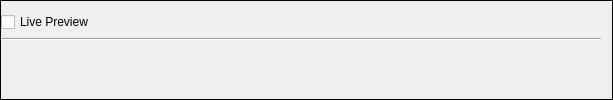
     <widget class="QFrame" name="f_preview_panel">
      <property name="enabled">
       <bool>true</bool>
      </property>
      <property name="sizePolicy">
       <sizepolicy hsizetype="Preferred" vsizetype="Preferred">
        <horstretch>0</horstretch>
        <verstretch>0</verstretch>
       </sizepolicy>
      </property>
      <property name="autoFillBackground">
       <bool>false</bool>
      </property>
      <property name="frameShape">
       <enum>QFrame::Panel</enum>
      </property>
      <layout class="QVBoxLayout" name="verticalLayout_2">
       <property name="leftMargin">
        <number>0</number>
       </property>
       <item>
        <layout class="QHBoxLayout" name="hl_image_preview">
         <item>
          <widget class="QCheckBox" name="cb_live_preview">
           <property name="text">
            <string>Live Preview</string>
           </property>
          </widget>
         </item>
        </layout>
       </item>
       <item>
        <widget class="Line" name="line_2">
         <property name="orientation">
          <enum>Qt::Horizontal</enum>
         </property>
        </widget>
       </item>
       <item>
        <widget class="QLabel" name="l_generated_image">
         <property name="sizePolicy">
          <sizepolicy hsizetype="MinimumExpanding" vsizetype="MinimumExpanding">
           <horstretch>0</horstretch>
           <verstretch>0</verstretch>
          </sizepolicy>
         </property>
         <property name="text">
          <string/>
         </property>
         <property name="scaledContents">
          <bool>true</bool>
         </property>
         <property name="alignment">
          <set>Qt::AlignCenter</set>
         </property>
        </widget>
       </item>
       <item>
        <spacer name="horizontalSpacer">
         <property name="orientation">
          <enum>Qt::Horizontal</enum>
         </property>
         <property name="sizeType">
          <enum>QSizePolicy::MinimumExpanding</enum>
         </property>
         <property name="sizeHint" stdset="0">
          <size>
           <width>600</width>
           <height>5</height>
          </size>
         </property>
        </spacer>
       </item>
      </layout>
     </widget>
